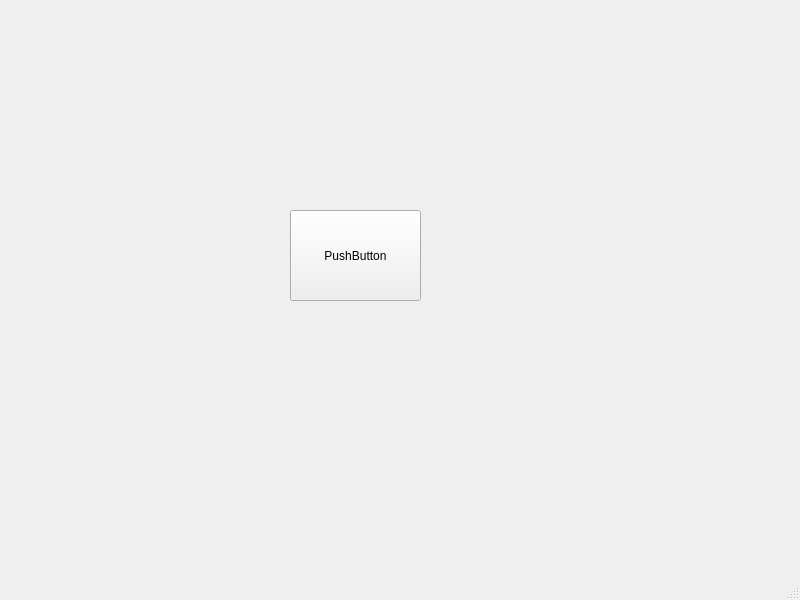
<?xml version="1.0" encoding="UTF-8"?>
<ui version="4.0">
 <class>MainWindow</class>
 <widget class="QMainWindow" name="MainWindow">
  <property name="geometry">
   <rect>
    <x>0</x>
    <y>0</y>
    <width>800</width>
    <height>600</height>
   </rect>
  </property>
  <property name="windowTitle">
   <string>MainWindow</string>
  </property>
  <widget class="QWidget" name="centralwidget">
   <widget class="QPushButton" name="pushButton">
    <property name="geometry">
     <rect>
      <x>290</x>
      <y>210</y>
      <width>131</width>
      <height>91</height>
     </rect>
    </property>
    <property name="text">
     <string>PushButton</string>
    </property>
   </widget>
  </widget>
  <widget class="QMenuBar" name="menubar">
   <property name="geometry">
    <rect>
     <x>0</x>
     <y>0</y>
     <width>800</width>
     <height>34</height>
    </rect>
   </property>
  </widget>
  <widget class="QStatusBar" name="statusbar"/>
 </widget>
 <resources/>
 <connections/>
</ui>
